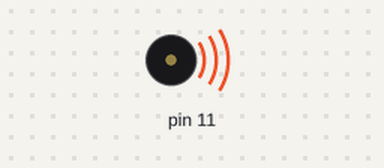
A sketch run on a simulated Arduino Uno, built with avr-gcc and run on an emulated ATmega328P. Shown: buzzer (waves = sounding).

Above: at 0.1 s.
At 22.9 s:
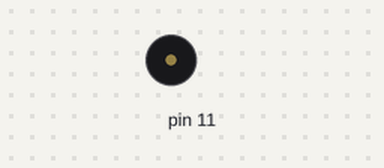
Timing chart, 0 to 24.4 s (numbered marks = the images above):
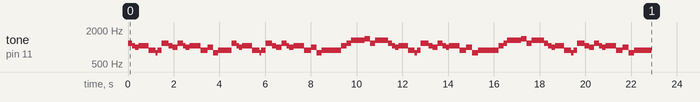

The sketch:

was_wollen.ino
```cpp
void song(int buzzerPin){

  tone(buzzerPin, 1175);
  delay(83);
  noTone(buzzerPin);

  tone(buzzerPin, 1175);
  delay(102);
  noTone(buzzerPin);

  tone(buzzerPin, 1047);
  delay(130);
  noTone(buzzerPin);

  tone(buzzerPin, 988);
  delay(145);
  noTone(buzzerPin);

  tone(buzzerPin, 1047);
  delay(444);
  noTone(buzzerPin);

  tone(buzzerPin, 880);
  delay(318);
  noTone(buzzerPin);

  tone(buzzerPin, 784);
  delay(68);
  noTone(buzzerPin);

  tone(buzzerPin, 880);
  delay(186);
  noTone(buzzerPin);

  tone(buzzerPin, 1175);
  delay(102);
  noTone(buzzerPin);

  tone(buzzerPin, 1175);
  delay(197);
  noTone(buzzerPin);

  tone(buzzerPin, 1047);
  delay(173);
  noTone(buzzerPin);

  tone(buzzerPin, 988);
  delay(233);
  noTone(buzzerPin);

  tone(buzzerPin, 1175);
  delay(88);
  noTone(buzzerPin);

  tone(buzzerPin, 1175);
  delay(143);
  noTone(buzzerPin);

  tone(buzzerPin, 1047);
  delay(115);
  noTone(buzzerPin);

  tone(buzzerPin, 988);
  delay(179);
  noTone(buzzerPin);

  tone(buzzerPin, 1047);
  delay(470);
  noTone(buzzerPin);

  tone(buzzerPin, 880);
  delay(300);
  noTone(buzzerPin);

  tone(buzzerPin, 988);
  delay(254);
  noTone(buzzerPin);

  tone(buzzerPin, 784);
  delay(213);
  noTone(buzzerPin);

  tone(buzzerPin, 880);
  delay(599);
  noTone(buzzerPin);

  tone(buzzerPin, 1175);
  delay(92);
  noTone(buzzerPin);

  tone(buzzerPin, 1175);
  delay(111);
  noTone(buzzerPin);

  tone(buzzerPin, 1047);
  delay(126);
  noTone(buzzerPin);

  tone(buzzerPin, 988);
  delay(122);
  noTone(buzzerPin);

  tone(buzzerPin, 1047);
  delay(444);
  noTone(buzzerPin);

  tone(buzzerPin, 880);
  delay(320);
  noTone(buzzerPin);

  tone(buzzerPin, 784);
  delay(72);
  noTone(buzzerPin);

  tone(buzzerPin, 880);
  delay(186);
  noTone(buzzerPin);

  tone(buzzerPin, 1175);
  delay(102);
  noTone(buzzerPin);

  tone(buzzerPin, 1175);
  delay(195);
  noTone(buzzerPin);

  tone(buzzerPin, 1047);
  delay(169);
  noTone(buzzerPin);

  tone(buzzerPin, 988);
  delay(234);
  noTone(buzzerPin);

  tone(buzzerPin, 1175);
  delay(89);
  noTone(buzzerPin);

  tone(buzzerPin, 1175);
  delay(141);
  noTone(buzzerPin);

  tone(buzzerPin, 1047);
  delay(114);
  noTone(buzzerPin);

  tone(buzzerPin, 988);
  delay(177);
  noTone(buzzerPin);

  tone(buzzerPin, 1047);
  delay(470);
  noTone(buzzerPin);

  tone(buzzerPin, 880);
  delay(300);
  noTone(buzzerPin);

  tone(buzzerPin, 988);
  delay(252);
  noTone(buzzerPin);

  tone(buzzerPin, 784);
  delay(213);
  noTone(buzzerPin);

  tone(buzzerPin, 880);
  delay(610);
  noTone(buzzerPin);

  tone(buzzerPin, 880);
  delay(252);
  noTone(buzzerPin);

  tone(buzzerPin, 1047);
  delay(239);
  noTone(buzzerPin);

  tone(buzzerPin, 1175);
  delay(182);
  noTone(buzzerPin);

  tone(buzzerPin, 1319);
  delay(279);
  noTone(buzzerPin);

  tone(buzzerPin, 1319);
  delay(320);
  noTone(buzzerPin);

  tone(buzzerPin, 1397);
  delay(246);
  noTone(buzzerPin);

  tone(buzzerPin, 1175);
  delay(208);
  noTone(buzzerPin);

  tone(buzzerPin, 1319);
  delay(567);
  noTone(buzzerPin);

  tone(buzzerPin, 1175);
  delay(81);
  noTone(buzzerPin);

  tone(buzzerPin, 1175);
  delay(92);
  noTone(buzzerPin);

  tone(buzzerPin, 1047);
  delay(143);
  noTone(buzzerPin);

  tone(buzzerPin, 988);
  delay(155);
  noTone(buzzerPin);

  tone(buzzerPin, 1047);
  delay(401);
  noTone(buzzerPin);

  tone(buzzerPin, 880);
  delay(290);
  noTone(buzzerPin);

  tone(buzzerPin, 784);
  delay(109);
  noTone(buzzerPin);

  tone(buzzerPin, 880);
  delay(153);
  noTone(buzzerPin);

  tone(buzzerPin, 1175);
  delay(97);
  noTone(buzzerPin);

  tone(buzzerPin, 1175);
  delay(244);
  noTone(buzzerPin);

  tone(buzzerPin, 1047);
  delay(190);
  noTone(buzzerPin);

  tone(buzzerPin, 988);
  delay(218);
  noTone(buzzerPin);

  tone(buzzerPin, 1175);
  delay(101);
  noTone(buzzerPin);

  tone(buzzerPin, 1175);
  delay(122);
  noTone(buzzerPin);

  tone(buzzerPin, 1047);
  delay(135);
  noTone(buzzerPin);

  tone(buzzerPin, 988);
  delay(145);
  noTone(buzzerPin);

  tone(buzzerPin, 1047);
  delay(463);
  noTone(buzzerPin);

  tone(buzzerPin, 880);
  delay(285);
  noTone(buzzerPin);

  tone(buzzerPin, 988);
  delay(261);
  noTone(buzzerPin);

  tone(buzzerPin, 784);
  delay(247);
  noTone(buzzerPin);

  tone(buzzerPin, 880);
  delay(691);
  noTone(buzzerPin);

  tone(buzzerPin, 880);
  delay(211);
  noTone(buzzerPin);

  tone(buzzerPin, 1047);
  delay(218);
  noTone(buzzerPin);

  tone(buzzerPin, 1175);
  delay(162);
  noTone(buzzerPin);

  tone(buzzerPin, 1319);
  delay(279);
  noTone(buzzerPin);

  tone(buzzerPin, 1319);
  delay(320);
  noTone(buzzerPin);

  tone(buzzerPin, 1397);
  delay(247);
  noTone(buzzerPin);

  tone(buzzerPin, 1175);
  delay(209);
  noTone(buzzerPin);

  tone(buzzerPin, 1319);
  delay(566);
  noTone(buzzerPin);

  tone(buzzerPin, 1175);
  delay(81);
  noTone(buzzerPin);

  tone(buzzerPin, 1175);
  delay(94);
  noTone(buzzerPin);

  tone(buzzerPin, 1047);
  delay(141);
  noTone(buzzerPin);

  tone(buzzerPin, 988);
  delay(158);
  noTone(buzzerPin);

  tone(buzzerPin, 1047);
  delay(401);
  noTone(buzzerPin);

  tone(buzzerPin, 880);
  delay(290);
  noTone(buzzerPin);

  tone(buzzerPin, 784);
  delay(110);
  noTone(buzzerPin);

  tone(buzzerPin, 880);
  delay(152);
  noTone(buzzerPin);

  tone(buzzerPin, 1175);
  delay(96);
  noTone(buzzerPin);

  tone(buzzerPin, 1175);
  delay(245);
  noTone(buzzerPin);

  tone(buzzerPin, 1047);
  delay(192);
  noTone(buzzerPin);

  tone(buzzerPin, 988);
  delay(219);
  noTone(buzzerPin);

  tone(buzzerPin, 1175);
  delay(102);
  noTone(buzzerPin);

  tone(buzzerPin, 1175);
  delay(119);
  noTone(buzzerPin);

  tone(buzzerPin, 1047);
  delay(137);
  noTone(buzzerPin);

  tone(buzzerPin, 988);
  delay(145);
  noTone(buzzerPin);

  tone(buzzerPin, 1047);
  delay(461);
  noTone(buzzerPin);

  tone(buzzerPin, 880);
  delay(284);
  noTone(buzzerPin);

  tone(buzzerPin, 988);
  delay(262);
  noTone(buzzerPin);

  tone(buzzerPin, 784);
  delay(244);
  noTone(buzzerPin);

  tone(buzzerPin, 880);
  delay(749);
  noTone(buzzerPin);
}

void setup() {
  // put your setup code here, to run once:
  // call the song function with digital pin
  song(11);
}

void loop() {
  // put your main code here, to run repeatedly:
}
```
